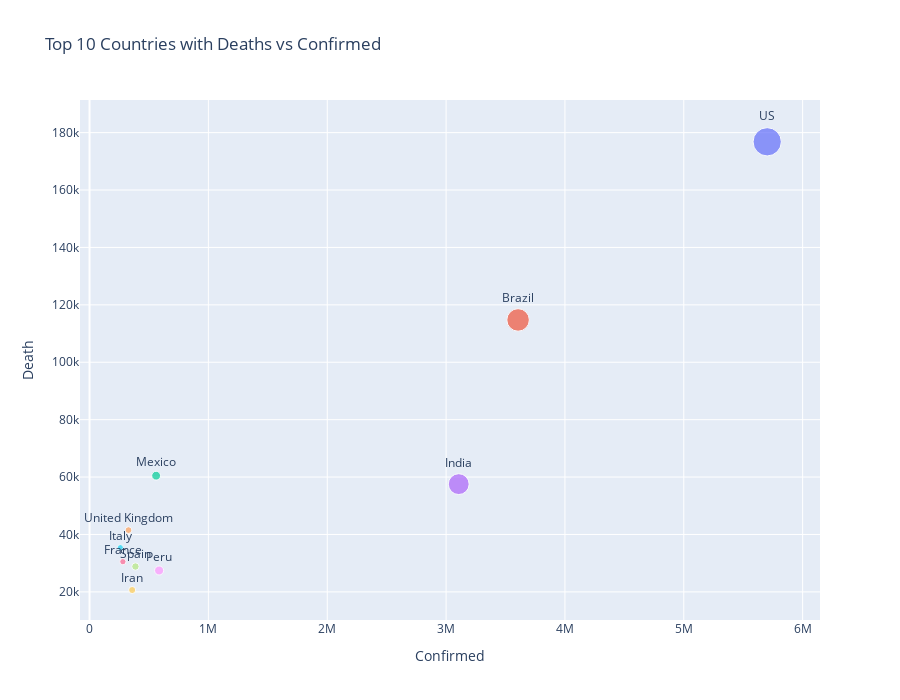

Write notebook code for a chart like this one.
### Code cell
fig = px.scatter(death_confirm, 
                 x='Confirmed', y='Death', color='Country/Region', size='Confirmed', 
                 height=700, text='Country/Region',  
                 title='Top 10 Countries with Deaths vs Confirmed')
fig.update_traces(textposition='top center')
fig.update_layout(showlegend=False)
fig.show()

### Figure 1 — Plotly figure (JSON) as saved in the notebook; plotly's stock layout.template omitted (floating-point values rounded to 4 significant figures)
{"data": [{"hovertemplate": "Country/Region=%{text}<br>Confirmed=%{marker.size}<br>Death=%{y}<extra></extra>", "legendgroup": "US", "marker": {"color": "#636efa", "size": [5701679], "sizemode": "area", "sizeref": 14250.0, "symbol": "circle"}, "mode": "markers+text", "name": "US", "orientation": "v", "showlegend": true, "text": ["US"], "textposition": "top center", "type": "scatter", "x": [5701679], "xaxis": "x", "y": [176802], "yaxis": "y"}, {"hovertemplate": "Country/Region=%{text}<br>Confirmed=%{marker.size}<br>Death=%{y}<extra></extra>", "legendgroup": "Brazil", "marker": {"color": "#EF553B", "size": [3605783], "sizemode": "area", "sizeref": 14250.0, "symbol": "circle"}, "mode": "markers+text", "name": "Brazil", "orientation": "v", "showlegend": true, "text": ["Brazil"], "textposition": "top center", "type": "scatter", "x": [3605783], "xaxis": "x", "y": [114744], "yaxis": "y"}, {"hovertemplate": "Country/Region=%{text}<br>Confirmed=%{marker.size}<br>Death=%{y}<extra></extra>", "legendgroup": "Mexico", "marker": {"color": "#00cc96", "size": [560164], "sizemode": "area", "sizeref": 14250.0, "symbol": "circle"}, "mode": "markers+text", "name": "Mexico", "orientation": "v", "showlegend": true, "text": ["Mexico"], "textposition": "top center", "type": "scatter", "x": [560164], "xaxis": "x", "y": [60480], "yaxis": "y"}, {"hovertemplate": "Country/Region=%{text}<br>Confirmed=%{marker.size}<br>Death=%{y}<extra></extra>", "legendgroup": "India", "marker": {"color": "#ab63fa", "size": [3106348], "sizemode": "area", "sizeref": 14250.0, "symbol": "circle"}, "mode": "markers+text", "name": "India", "orientation": "v", "showlegend": true, "text": ["India"], "textposition": "top center", "type": "scatter", "x": [3106348], "xaxis": "x", "y": [57542], "yaxis": "y"}, {"hovertemplate": "Country/Region=%{text}<br>Confirmed=%{marker.size}<br>Death=%{y}<extra></extra>", "legendgroup": "United Kingdom", "marker": {"color": "#FFA15A", "size": [327643], "sizemode": "area", "sizeref": 14250.0, "symbol": "circle"}, "mode": "markers+text", "name": "United Kingdom", "orientation": "v", "showlegend": true, "text": ["United Kingdom"], "textposition": "top center", "type": "scatter", "x": [327643], "xaxis": "x", "y": [41515], "yaxis": "y"}, {"hovertemplate": "Country/Region=%{text}<br>Confirmed=%{marker.size}<br>Death=%{y}<extra></extra>", "legendgroup": "Italy", "marker": {"color": "#19d3f3", "size": [259345], "sizemode": "area", "sizeref": 14250.0, "symbol": "circle"}, "mode": "markers+text", "name": "Italy", "orientation": "v", "showlegend": true, "text": ["Italy"], "textposition": "top center", "type": "scatter", "x": [259345], "xaxis": "x", "y": [35437], "yaxis": "y"}, {"hovertemplate": "Country/Region=%{text}<br>Confirmed=%{marker.size}<br>Death=%{y}<extra></extra>", "legendgroup": "France", "marker": {"color": "#FF6692", "size": [280459], "sizemode": "area", "sizeref": 14250.0, "symbol": "circle"}, "mode": "markers+text", "name": "France", "orientation": "v", "showlegend": true, "text": ["France"], "textposition": "top center", "type": "scatter", "x": [280459], "xaxis": "x", "y": [30518], "yaxis": "y"}, {"hovertemplate": "Country/Region=%{text}<br>Confirmed=%{marker.size}<br>Death=%{y}<extra></extra>", "legendgroup": "Spain", "marker": {"color": "#B6E880", "size": [386054], "sizemode": "area", "sizeref": 14250.0, "symbol": "circle"}, "mode": "markers+text", "name": "Spain", "orientation": "v", "showlegend": true, "text": ["Spain"], "textposition": "top center", "type": "scatter", "x": [386054], "xaxis": "x", "y": [28838], "yaxis": "y"}, {"hovertemplate": "Country/Region=%{text}<br>Confirmed=%{marker.size}<br>Death=%{y}<extra></extra>", "legendgroup": "Peru", "marker": {"color": "#FF97FF", "size": [585236], "sizemode": "area", "sizeref": 14250.0, "symbol": "circle"}, "mode": "markers+text", "name": "Peru", "orientation": "v", "showlegend": true, "text": ["Peru"], "textposition": "top center", "type": "scatter", "x": [585236], "xaxis": "x", "y": [27453], "yaxis": "y"}, {"hovertemplate": "Country/Region=%{text}<br>Confirmed=%{marker.size}<br>Death=%{y}<extra></extra>", "legendgroup": "Iran", "marker": {"color": "#FECB52", "size": [358905], "sizemode": "area", "sizeref": 14250.0, "symbol": "circle"}, "mode": "markers+text", "name": "Iran", "orientation": "v", "showlegend": true, "text": ["Iran"], "textposition": "top center", "type": "scatter", "x": [358905], "xaxis": "x", "y": [20643], "yaxis": "y"}], "layout": {"height": 700, "legend": {"itemsizing": "constant", "title": {"text": "Country/Region"}, "tracegroupgap": 0}, "showlegend": false, "title": {"text": "Top 10 Countries with Deaths vs Confirmed"}, "xaxis": {"anchor": "y", "domain": [0, 1], "title": {"text": "Confirmed"}}, "yaxis": {"anchor": "x", "domain": [0, 1], "title": {"text": "Death"}}}}
